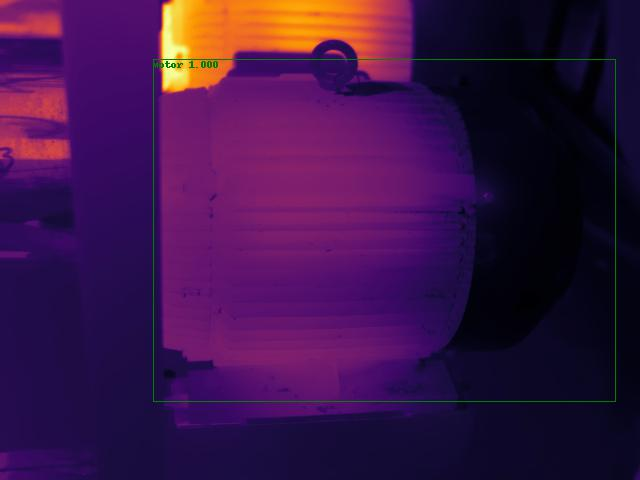
#> input picture test.jpg, 640 x 480 px
$ python -i hm_aug.py   (imports and definitions only)   (older library calls are emulated)
#> lines starting #> are read from the running program, lines starting #| are printed output that depends on the picture
import numpy as np
import matplotlib as mpl
import matplotlib.pyplot as plt
from matplotlib import cm
import cv2
import os
# from colorspacious import cspace_converter
from collections import OrderedDict
import copy
import time
import random
from matplotlib.colors import ListedColormap
import pandas as pd


'''
    Pallete Adding Algorithm.
    The algorithm works in the following way:

    First, if a temperature file (.csv) is given as input it converts from 0 to 1 using the min-max algorithm.

    Second, multiply the data from 0 to 1 by 255 and convert it to a file that can be represented as an image.

    Third, convert the output into a plot that can be used in opencv or matplotplib.

    There are consist of four major colormaps.

    Classes of colormaps


    1. Sequential: change in lightness and often saturation of color incrementally, often using a single hue;
                            should be used for representing information that has ordering.

    2. Diverging: change in lightness and possibly saturation of two different colors that meet in the middle at an unsaturated color;
                        should be used when the information being plotted has a critical middle value, such as topography or when the data deviates around zero.

    3. Cyclic: change in lightness of two different colors that meet in the middle and beginning/end at an unsaturated color;
                    should be used for values that wrap around at the endpoints, such as phase angle, wind direction, or time of day.

    4. Qualitative: often are miscellaneous colors;
                            should be used to represent information which does not have ordering or relationships.
'''

# [24 lines left out: function get_cmap, not called in this run]

def FunctionName(args):
    pass

def funcname(parameter_list):
    pass

# [35 lines left out: functions normalize_thermal, figure_to_array, open_path_array, not called in this run]

def heatMapConvert(data, bboxes=None,specific_cm=None, tool='cv', is_random=False):
    #Deep Copy Original Thermal Data
    ori_data = copy.deepcopy(data)

    if tool == 'cv':
        #Coloring Methods Structure in Opencv 4.1.x
        colormap=OrderedDict()
        colormap['Perceptually Uniform Sequential']=[('magma', cv2.COLORMAP_MAGMA),('plasma', cv2.COLORMAP_PLASMA),
                                                                                    ('inferno', cv2.COLORMAP_INFERNO),('viridis', cv2.COLORMAP_VIRIDIS),
                                                                                    ('cividis', cv2.COLORMAP_CIVIDIS)]
        colormap['Sequential'] = [('autumn',  cv2.COLORMAP_AUTUMN), ('summer', cv2.COLORMAP_SUMMER),
                                                    ('winter', cv2.COLORMAP_WINTER),('parula', cv2.COLORMAP_PARULA),
                                                    ('turbo', cv2.COLORMAP_TURBO)]
        colormap['Miscellaneous'] = [('bone',cv2.COLORMAP_BONE),('rainbow', cv2.COLORMAP_RAINBOW),
                                                        ('jet',cv2.COLORMAP_JET), ('ocean', cv2.COLORMAP_OCEAN),
                                                        ('spring', cv2.COLORMAP_SPRING), ('cool',cv2.COLORMAP_COOL),
                                                        ('pink',cv2.COLORMAP_PINK),('hot',cv2.COLORMAP_HOT)]
        colormap['Cyclic']=[('hsv', cv2.COLORMAP_HSV),('twilight', cv2.COLORMAP_TWILIGHT),('twilight_shifted', cv2.COLORMAP_TWILIGHT_SHIFTED)]
        #Hole Methods
        methods = colormap['Perceptually Uniform Sequential'] + colormap['Sequential'] +\
                    colormap['Miscellaneous'] + colormap['Cyclic']
        #Randomized Methos
        met_dict = dict(methods)

        try:
            #If the Random Method and Specific Color map is none.
            if is_random is True and specific_cm is None:
                random.seed(time.time())

                specific_cm = random.choice(list(met_dict.values()))
            data = cv2.applyColorMap(data, specific_cm)

            if bboxes is not None:
                for box in bboxes:
                    xmin = box['x1']
                    ymin = box['y1']
                    xmax = box['x2']
                    ymax = box['y2']
                    bndbox_data = normalize_thermal(ori_data[ymin:ymax, xmin:xmax])
                    if is_random is True:
                        random.seed(time.time())
                        specific_cm = random.choice(list(met_dict.values()))
                    data[ymin:ymax, xmin:xmax] = cv2.applyColorMap(bndbox_data, specific_cm)

        except:
            raise ValueError('Colormap is not recognized.\n You can Possible value are: {} only Open_cv{} methods.'
                                        .format(colormap,cv2.__version__))
    elif tool =='matplot':
        colormap=OrderedDict()
        colormap['Perceptually Uniform Sequential']=[ 'viridis', 'plasma', 'inferno', 'magma', 'cividis']
        colormap['Sequential'] = ['Greys', 'Purples', 'Blues', 'Greens', 'Oranges', 'Reds',
                                                    'YlOrBr', 'YlOrRd', 'OrRd', 'PuRd', 'RdPu', 'BuPu',
                                                    'GnBu', 'PuBu', 'YlGnBu', 'PuBuGn', 'BuGn', 'YlGn']
        colormap['Sequential (2)'] = ['binary', 'gist_yarg', 'gist_gray', 'gray', 'bone', 'pink',
                                                    'spring', 'summer', 'autumn', 'winter', 'cool', 'Wistia',
                                                    'hot', 'afmhot', 'gist_heat', 'copper']
        colormap['Qualitative'] = ['Pastel1', 'Pastel2', 'Paired', 'Accent',
                                                'Dark2', 'Set1', 'Set2', 'Set3',
                                                'tab10', 'tab20', 'tab20b', 'tab20c']
        colormap['Miscellaneous'] = ['flag', 'prism', 'ocean', 'gist_earth', 'terrain', 'gist_stern',
                                                    'gnuplot', 'gnuplot2', 'CMRmap', 'cubehelix', 'brg',
                                                    'gist_rainbow', 'rainbow', 'jet', 'nipy_spectral', 'gist_ncar']
        colormap['Cyclic']=['hsv','twilight','twilight_shifted']
        methods = colormap['Perceptually Uniform Sequential']+colormap['Sequential (2)']+\
                        colormap['Qualitative'] + colormap['Miscellaneous'] + colormap['Cyclic']
        # try:
        #Metplotlib Method

        img = plt.figure()
        plt.axis("off")
        plt.tight_layout()
        plt.xticks([]), plt.yticks([])
        plt.subplots_adjust(left = 0, bottom = 0, right = 1, top = 1, hspace = 0, wspace = 0)
        if is_random is True and specific_cm is None:
            random.seed(time.time())
            specific_cm = random.choice(methods)
        plt.imshow(data, cmap=  specific_cm)
        data = figure_to_array(img)
        plt.clf()

        if bboxes is not None:
            for box in bboxes:
                xmin = box['x1']
                ymin = box['y1']
                xmax = box['x2']
                ymax = box['y2']
                x = xmax - xmin
                y = ymax - ymin
                box_img = plt.figure(figsize=(x, y), dpi=1)
                plt.axis("off")
                plt.tight_layout()
                plt.xticks([]), plt.yticks([])
                plt.subplots_adjust(left = 0, bottom = 0, right = 1, top = 1, hspace = 0, wspace = 0)
                bndbox_data = normalize_thermal(ori_data[ymin:ymax, xmin:xmax])
                if is_random is True:
                    random.seed(time.time())
                    specific_cm = random.choice(methods)
                plt.imshow(bndbox_data, cmap=  specific_cm)
                #plt to array
                #Whole data overlap to bounding box img
                data[ymin:ymax, xmin:xmax] = figure_to_array(box_img)

                #plt clear
                plt.clf()
        # except:

        #     raise ValueError('Colormap is not recognized.\n You can Possible value are: {} only matplotlib{} methods.'
        #                                 .format(colormap,mpl.__version__))
    elif tool=='custom':
        methods = ['flirpal', 'glowbowpal', 'grey10pal', 'grey120pal',
            'greyredpal', 'hotironpal', 'ironbowpal', 'medicalpal', 'midgreenpal',
            'midgreypal', 'mikronprismpal', 'rainbow1234pal',
            'rainbowpal', 'yellow']

        img = plt.figure()
        plt.axis("off")
        plt.tight_layout()
        plt.xticks([]), plt.yticks([])
        plt.subplots_adjust(left = 0, bottom = 0, right = 1, top = 1, hspace = 0, wspace = 0)
        if is_random is True and specific_cm is None:
            random.seed(time.time())
            specific_cm = random.choice(methods)
        #This is FLIR Custom map
        specific_cm = get_cmap(specific_cm)
        ###
        # _data = copy.deepcopy(data)
        high = np.percentile(data, 100)
        data[data>high] = high
        low = np.percentile(data, 0)
        data[data<low] = low
        # psm = plt.pcolormesh(_data, cmap=specific_cm,  vmin=22.9, vmax=45.5)
        plt.pcolormesh(data, cmap=specific_cm)
        # plt.colorbar(psm)
        ###
        plt.imshow(data, cmap=  specific_cm)
        # plt.show()
        data = figure_to_array(img)
        plt.clf()


        if bboxes is not None:
            for box in bboxes:
                xmin = box['x1']
                ymin = box['y1']
                xmax = box['x2']
                ymax = box['y2']
                x = xmax - xmin
                y = ymax - ymin
                box_img = plt.figure(figsize=(x, y), dpi=1)
                plt.axis("off")
                plt.tight_layout()
                plt.xticks([]), plt.yticks([])
                plt.subplots_adjust(left = 0, bottom = 0, right = 1, top = 1, hspace = 0, wspace = 0)
                bndbox_data = normalize_thermal(ori_data[ymin:ymax, xmin:xmax])
                if is_random is True:
                    random.seed(time.time())
                    specific_cm = random.choice(methods)
                plt.imshow(bndbox_data, cmap=  specific_cm)
                #plt to array
                #Whole data overlap to bounding box img
                _data[ymin:ymax, xmin:xmax] = figure_to_array(box_img)

                #plt clear
                plt.clf()
    return data
# [221 lines left out: functions heatMapAllImageSave, printAvailMethod, getHistogram, not called in this run]


# [54 lines not run here, left out]

    # [9 lines of commented-out code are left out]

>>> import cv2
>>> picture = cv2.imread('../test.jpg')
#> picture is the input picture: shape (480, 640, 3); mean B, G, R 70.9, 19.4, 60.3
>>> result = heatMapConvert(picture)
#> in heatMapConvert, `data = cv2.applyColorMap(data, specific_cm)`:
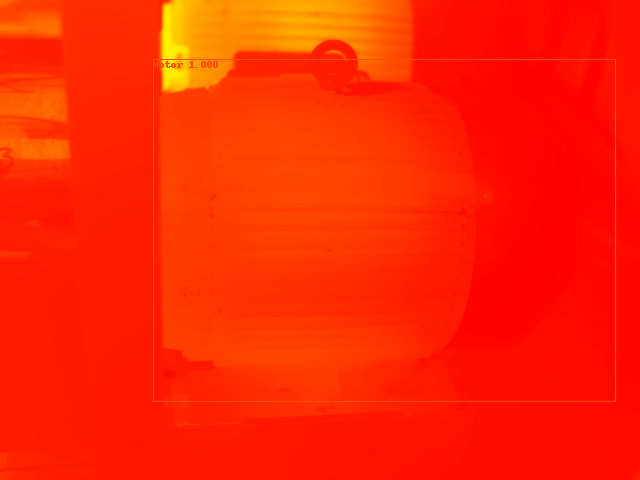
#> data: shape (480, 640, 3); mean B, G, R 0, 37.5, 255
